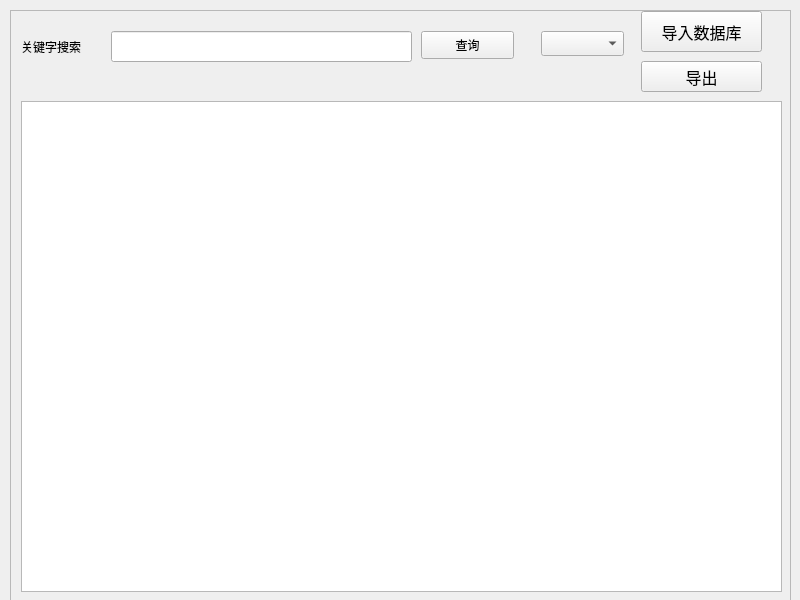
<?xml version="1.0" encoding="UTF-8"?>
<ui version="4.0">
 <class>dataloader</class>
 <widget class="QWidget" name="dataloader">
  <property name="geometry">
   <rect>
    <x>0</x>
    <y>0</y>
    <width>800</width>
    <height>600</height>
   </rect>
  </property>
  <property name="windowTitle">
   <string>dataloader</string>
  </property>
  <widget class="QScrollArea" name="scrollArea">
   <property name="geometry">
    <rect>
     <x>10</x>
     <y>10</y>
     <width>781</width>
     <height>591</height>
    </rect>
   </property>
   <property name="widgetResizable">
    <bool>true</bool>
   </property>
   <widget class="QWidget" name="scrollAreaWidgetContents">
    <property name="geometry">
     <rect>
      <x>0</x>
      <y>0</y>
      <width>779</width>
      <height>589</height>
     </rect>
    </property>
    <widget class="QTableWidget" name="tableWidget">
     <property name="geometry">
      <rect>
       <x>10</x>
       <y>90</y>
       <width>761</width>
       <height>491</height>
      </rect>
     </property>
     <property name="editTriggers">
      <set>QAbstractItemView::EditTrigger::AllEditTriggers</set>
     </property>
    </widget>
    <widget class="QLabel" name="label_3">
     <property name="geometry">
      <rect>
       <x>10</x>
       <y>20</y>
       <width>91</width>
       <height>31</height>
      </rect>
     </property>
     <property name="font">
      <font>
       <pointsize>9</pointsize>
      </font>
     </property>
     <property name="text">
      <string>关键字搜索</string>
     </property>
    </widget>
    <widget class="QLineEdit" name="lineEdit">
     <property name="geometry">
      <rect>
       <x>100</x>
       <y>20</y>
       <width>301</width>
       <height>31</height>
      </rect>
     </property>
    </widget>
    <widget class="QPushButton" name="pushButton_search">
     <property name="geometry">
      <rect>
       <x>410</x>
       <y>20</y>
       <width>93</width>
       <height>28</height>
      </rect>
     </property>
     <property name="text">
      <string>查询</string>
     </property>
    </widget>
    <widget class="QComboBox" name="comboBox">
     <property name="geometry">
      <rect>
       <x>530</x>
       <y>20</y>
       <width>83</width>
       <height>25</height>
      </rect>
     </property>
    </widget>
    <widget class="QPushButton" name="pushButton_import">
     <property name="geometry">
      <rect>
       <x>630</x>
       <y>0</y>
       <width>121</width>
       <height>41</height>
      </rect>
     </property>
     <property name="font">
      <font>
       <pointsize>12</pointsize>
       <kerning>true</kerning>
      </font>
     </property>
     <property name="acceptDrops">
      <bool>false</bool>
     </property>
     <property name="layoutDirection">
      <enum>Qt::LayoutDirection::LeftToRight</enum>
     </property>
     <property name="autoFillBackground">
      <bool>false</bool>
     </property>
     <property name="text">
      <string>导入数据库</string>
     </property>
    </widget>
    <widget class="QPushButton" name="pushButton_export">
     <property name="geometry">
      <rect>
       <x>630</x>
       <y>50</y>
       <width>121</width>
       <height>31</height>
      </rect>
     </property>
     <property name="font">
      <font>
       <pointsize>12</pointsize>
      </font>
     </property>
     <property name="text">
      <string>导出</string>
     </property>
    </widget>
   </widget>
  </widget>
 </widget>
 <resources/>
 <connections/>
</ui>
